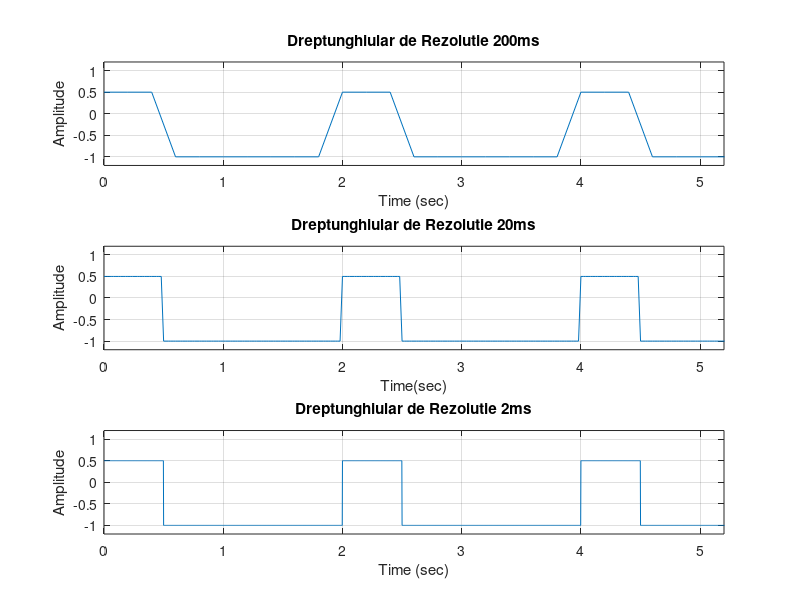

Reproduce this figure in MATLAB.
function ex1()



t1 = 0:0.2:100; %rezolutie 200ms
x1 = square(pi*t1,25); %semnal dreptunghiular
                     %perioada 2s si factorul de umplere 25%

for i = 1:1:length(x1)
   if x1(i) > 0
       x1(i) = x1(i)/2;
   end
end


subplot(3,1,1)
plot(t1,x1),grid
axis([0 5.2 -1.2 1.2]) %afiseaza o anumita portiune din grafic
xlabel('Time (sec)')    %afiseaza textu "Time (sec)" pe axa OX
ylabel('Amplitude')     %afiseaza textul "Amplitude" pe axa OY
title('Dreptunghiular de Rezolutie 200ms') %afiseaza titlul graficlui



t2 = 0:0.02:100; %rezolutie 200ms
x2 = square(pi*t2,25); %semnal dreptunghiular
                     %perioada 2s si factorul de umplere 25%
                     %square returneaza semnalul cu 25% umplere 

for i = 1:1:length(x2)
   if x2(i) > 0
       x2(i) = x2(i)/2; %reducem amplitudinea pozitiva cu 2 si obtinem 0,5
   end
end


subplot(3,1,2)  %afiseaza al 2-lea subgrafic
plot(t2,x2),grid %grid va afisa celule pe care se traseaza graficul
xlabel('Time(sec)') %afiseaza textul pe OX
ylabel('Amplitude') %afiseaza textul pe OY
axis([0 5.2 -1.2 1.2])  %afiseaza o portiune de grafic
title('Dreptunghiular de Rezolutie 20ms')%afiseaza titlul graficului


t3 = 0:0.002:100; %rezolutie 200ms
x3 = square(pi*t3,25); %semnal dreptunghiular
                       %perioada 2s si factorul de umplere 25%

for i = 1:1:length(x3)
   if x3(i) > 0
       x3(i) = x3(i)/2;
   end
end


subplot(3,1,3)
plot(t3,x3),grid
axis([0 5.2 -1.2 1.2])
xlabel('Time (sec)')
ylabel('Amplitude')
title('Dreptunghiular de Rezolutie 2ms')

end